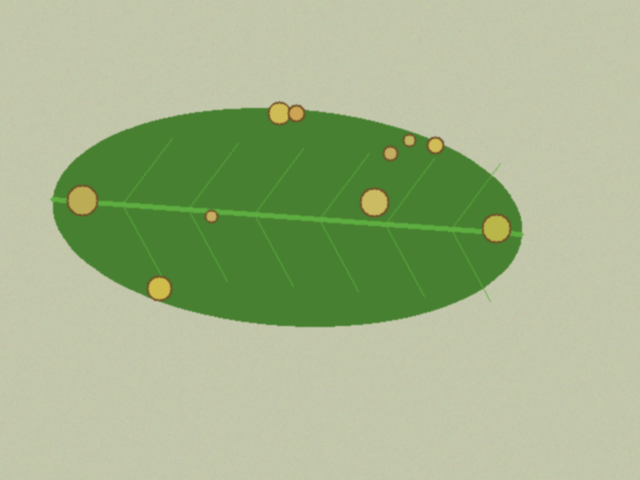
#> input picture data/sintetis/bersih/teh_041.png, 640 x 480 px, found by its file name
$ jupyter execute --allow-errors B2_citra_warna.ipynb   (shell and % lines are left out)
#> lines starting #> are read from the running program, lines starting #| are printed output that depends on the picture; after the words box and inside, x2 and y2 are one past the last pixel; in counts of white or black regions, pixels touching at a corner belong together
### src/utils_cv.py
"""utils_cv.py: fungsi bantu yang dipakai ulang sepanjang semester."""
import cv2
import numpy as np
import matplotlib.pyplot as plt


def baca(path):
    """Membaca citra dan langsung memberi pesan jelas bila gagal."""
    img = cv2.imread(path)
    if img is None:
        raise FileNotFoundError(f"Citra tidak ditemukan: {path}")
    return img


def tampil(daftar, judul, baris=1, ukuran=(14, 4)):
    """Menampilkan beberapa citra berdampingan. Citra 3 kanal dianggap BGR."""
    kolom = int(np.ceil(len(daftar) / baris))
    plt.figure(figsize=ukuran)
    for i, (im, jd) in enumerate(zip(daftar, judul)):
        plt.subplot(baris, kolom, i + 1)
        if im.ndim == 3:
            plt.imshow(cv2.cvtColor(im, cv2.COLOR_BGR2RGB))
        else:
            plt.imshow(im, cmap="gray", vmin=0, vmax=255)
        plt.title(jd)
        plt.axis("off")
    plt.tight_layout()


def kontras_bercak(kanal, mask_daun, mask_bercak):
    """KB = |rerata bercak - rerata daun sehat| / simpangan baku daun sehat.
    Makin besar KB, makin mudah bercak dipisahkan dari daun sehat."""
    k = kanal.astype(np.float64)
    sehat = (mask_daun > 0) & (mask_bercak == 0)
    bercak = mask_bercak > 0
    if bercak.sum() == 0:
        return float("nan")
    return abs(k[bercak].mean() - k[sehat].mean()) / (k[sehat].std() + 1e-6)


# [7 lines left out: function statistik, not called in this run]

### notebook/B2_citra_warna.ipynb
[cell 1]
import os, shutil
BASE = "/content/simuteh-2330511010"
for d in ["data/sintetis", "notebook", "src", "hasil", "laporan"]:
    os.makedirs(f"{BASE}/{d}", exist_ok=True)

from google.colab import files
up = files.upload()   # pilih buat_dataset_sintetis.py dan utils_cv.py dari folder src di laptopmu
#> the answer given: teh_041.png
for n in up:
    shutil.move(n, f"{BASE}/src/{n}")

os.chdir(BASE)
os.chdir(f"{BASE}/notebook")
print("Sekarang di:", os.getcwd())

[cell 2]
import sys
sys.path.append("../src")
import cv2, numpy as np, matplotlib.pyplot as plt
from utils_cv import baca, tampil, kontras_bercak

[cell 3]
# Kode 2.1 Pemisahan kanal dan Kontras Bercak
nama = "teh_041.png" # kelas berat, kondisi normal
img = baca(f"../data/sintetis/citra/{nama}")
#> in baca, img is the input picture: shape (480, 640, 3); mean B, G, R 138.9, 180.8, 163.5
md = cv2.imread(f"../data/sintetis/mask_daun/{nama}", 0)
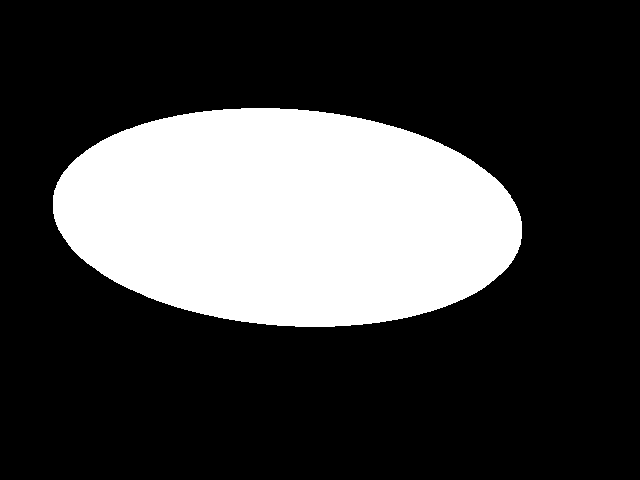
#> input picture data/sintetis/mask_daun/teh_041.png, 640 x 480 px
#> md: shape (480, 640); 26.1% white; 1 white region, box (x1, y1, x2, y2) and area: (53, 108, 522, 327) 80177
mb = cv2.imread(f"../data/sintetis/mask_bercak/{nama}", 0)
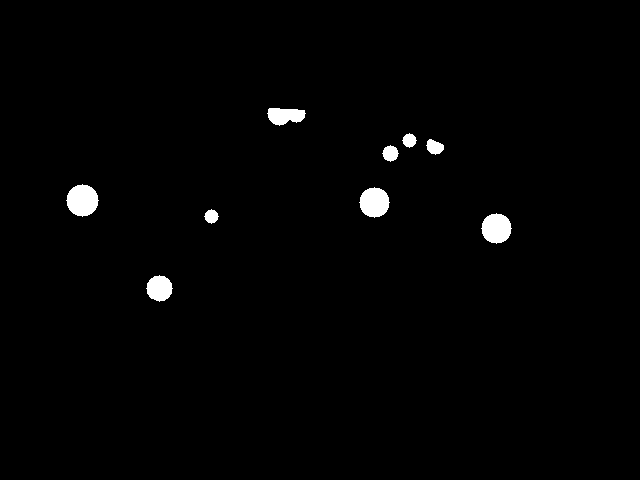
#> input picture data/sintetis/mask_bercak/teh_041.png, 640 x 480 px
#> mb: shape (480, 640); 1.3% white; 9 white regions, largest, box (x1, y1, x2, y2) and area: (66, 184, 99, 217) 797, (359, 187, 390, 218) 709, (481, 213, 512, 244) 709
gray = cv2.cvtColor(img, cv2.COLOR_BGR2GRAY)
hsv = cv2.cvtColor(img, cv2.COLOR_BGR2HSV)
#> hsv: shape (480, 640, 3); mean H, S, V 38.5, 67.9, 181
b, g, r = cv2.split(img)
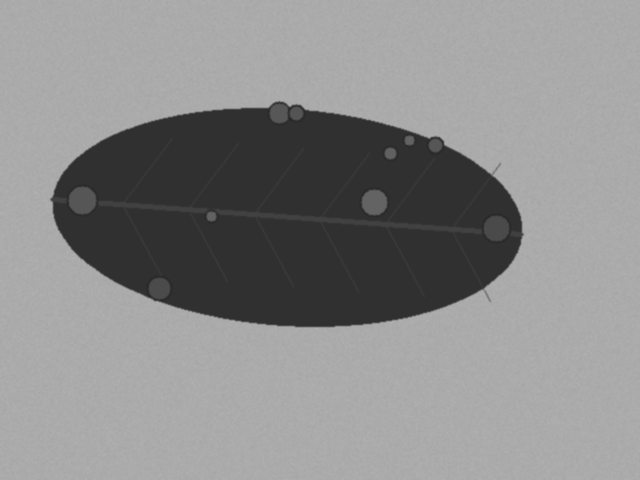
#> b: shape (480, 640); min 40, max 175, mean 138.9
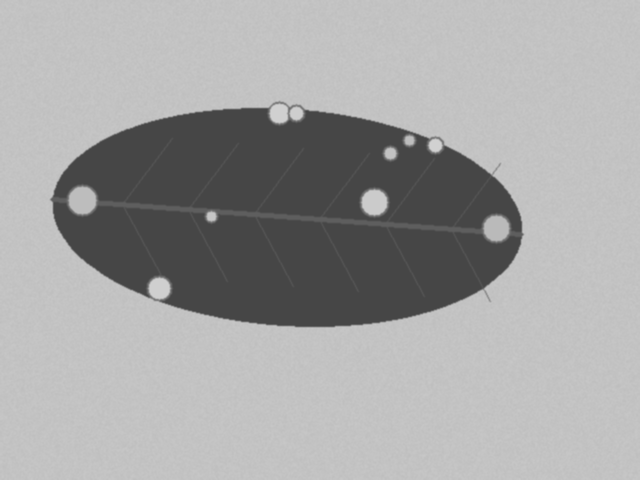
#> r: shape (480, 640); min 70, max 209, mean 163.5
h, s, v = cv2.split(hsv)
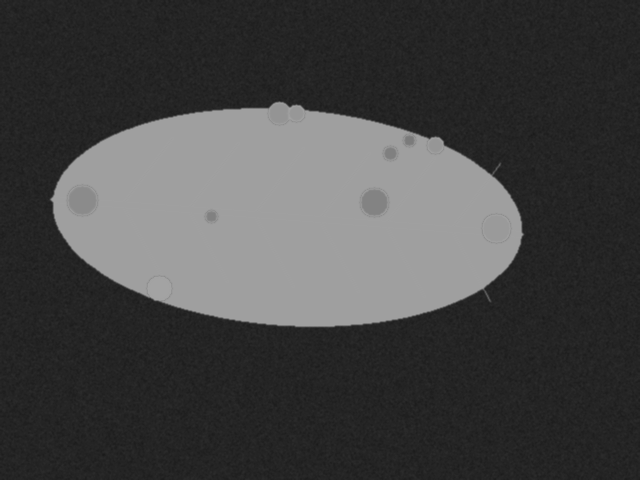
#> s: shape (480, 640); min 26, max 163, mean 67.9
kanal = {"B": b, "G": g, "R": r, "Gray": gray, "H": h, "S": s, "V": v}
tampil([img] + list(kanal.values()), ["Asli"] + list(kanal.keys()),
       baris=2, ukuran=(14, 6))
#> in tampil, `kolom = int(np.ceil(len(daftar) / baris))`: kolom = 4
#> the loop in tampil, `for i, (im, jd) in enumerate(zip(daftar, judul)):` made 8 passes
#> jd on passes 1 to 8: 'Asli', 'B', 'G', 'R', 'Gray', 'H', 'S', 'V'
plt.savefig("../hasil/b2_panel_kanal.png", dpi=120)   # <-- baris baru
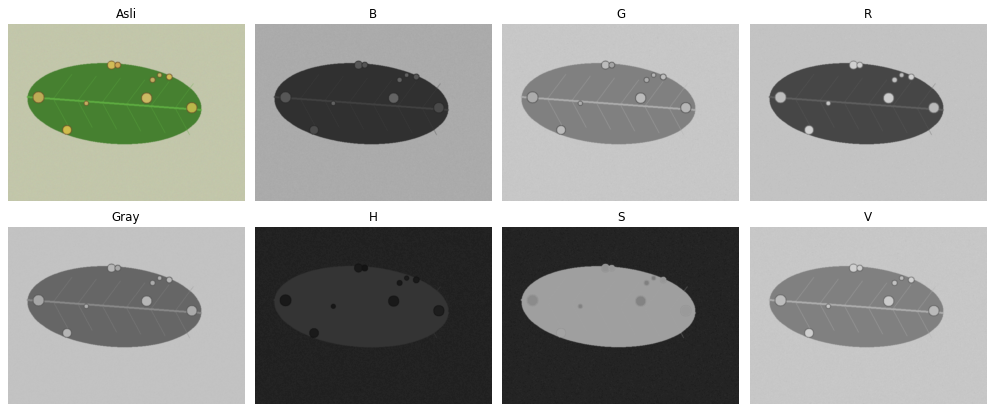
#> figure drawn by matplotlib, 8 panels
for nm, c in kanal.items():
    print(f"KB kanal {nm:4s}: {kontras_bercak(c, md, mb):.2f}")
#> this loop made 7 passes
#| KB kanal B   : 5.38
#| KB kanal G   : 3.39
#| KB kanal R   : 18.70
#| KB kanal Gray: 7.78
#| KB kanal H   : 40.97
#| KB kanal S   : 2.42
#| KB kanal V   : 5.65
#> pass 1, in kontras_bercak, `sehat = (mask_daun > 0) & (mask_bercak == 0)`:
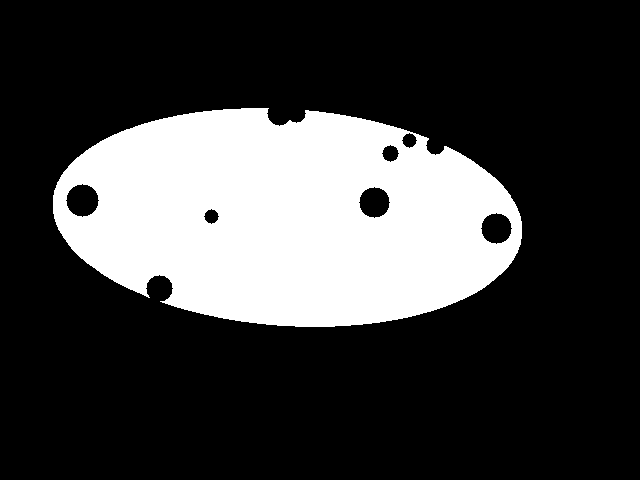
#> sehat: shape (480, 640) bool; 24.8% white; 1 white region, box (x1, y1, x2, y2) and area: (53, 108, 522, 327) 76243

[cell 4]
# Kode 2.2 Sampling dan kuantisasi
# sampling: perkecil lalu perbesar kembali ke ukuran semula
for fx in [0.5, 0.2, 0.1, 0.05]:
    kecil = cv2.resize(gray, None, fx=fx, fy=fx, interpolation=cv2.INTER_AREA)
    besar = cv2.resize(kecil, gray.shape[::-1],
                       interpolation=cv2.INTER_NEAREST)
    print(f"fx={fx}: ukuran {kecil.shape}, KB={kontras_bercak(besar, md, mb):.2f}")
#> this loop made 4 passes
#| fx=0.5: ukuran (240, 320), KB=7.08
#| fx=0.2: ukuran (96, 128), KB=5.54
#| fx=0.1: ukuran (48, 64), KB=3.81
#| fx=0.05: ukuran (24, 32), KB=1.70
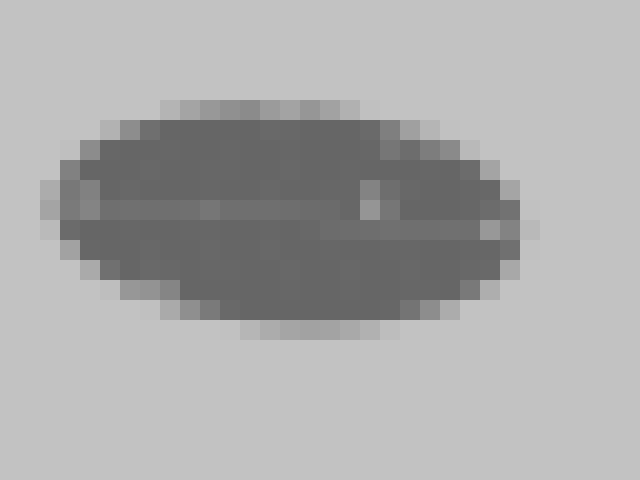
#> besar: shape (480, 640); min 102, max 194, mean 170.9
# kuantisasi: sisakan k bit
for k in [1, 2, 3, 4, 8]:
    langkah = 256 // (2 ** k)
    kuant = (gray // langkah) * langkah
    print(f"k={k}: {len(np.unique(kuant))} level, "
          f"KB={kontras_bercak(kuant, md, mb):.2f}")
#> this loop made 5 passes
#| k=1: 2 level, KB=4.07
#| k=2: 3 level, KB=4.07
#| k=3: 5 level, KB=6.82
#| k=4: 8 level, KB=7.55
#| k=8: 110 level, KB=7.78
#> pass 1, `kuant = (gray // langkah) * langkah`:
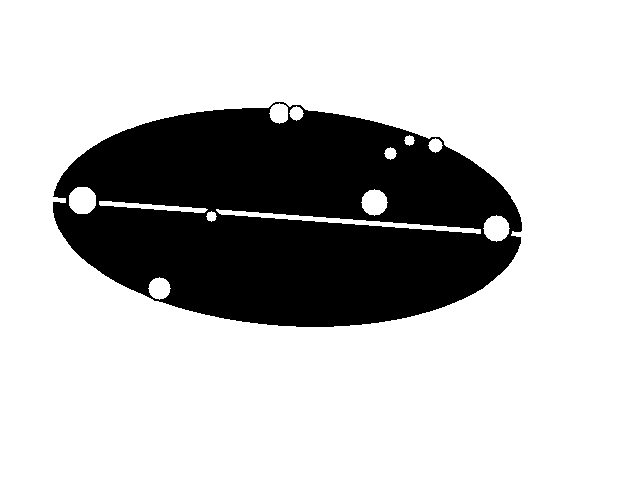
#> kuant: shape (480, 640); values 0 (black) and 128 (white), 75.5% white; 1 black region, box (x1, y1, x2, y2) and area: (53, 102, 522, 327) 75231

[cell 5]
# Menampilkan Hasil citra
fig, ax = plt.subplots(2, 5, figsize=(16, 6))
ax[0, 0].imshow(gray, cmap="gray"); ax[0, 0].set_title("asli")
for i, fx in enumerate([0.5, 0.2, 0.1, 0.05]):
    kecil = cv2.resize(gray, None, fx=fx, fy=fx, interpolation=cv2.INTER_AREA)
    besar = cv2.resize(kecil, gray.shape[::-1], interpolation=cv2.INTER_NEAREST)
    ax[0, i+1].imshow(besar, cmap="gray"); ax[0, i+1].set_title(f"fx={fx}")
ax[1, 0].imshow(gray, cmap="gray"); ax[1, 0].set_title("8 bit")
for i, k in enumerate([1, 2, 3, 4]):
    langkah = 256 // (2 ** k)
    kuant = (gray // langkah) * langkah
    ax[1, i+1].imshow(kuant, cmap="gray", vmin=0, vmax=255); ax[1, i+1].set_title(f"k={k} bit")
for a in ax.ravel(): a.axis("off")
#> this loop made 10 passes
plt.tight_layout()
plt.savefig("../hasil/b2_sampling_kuantisasi.png", dpi=110)
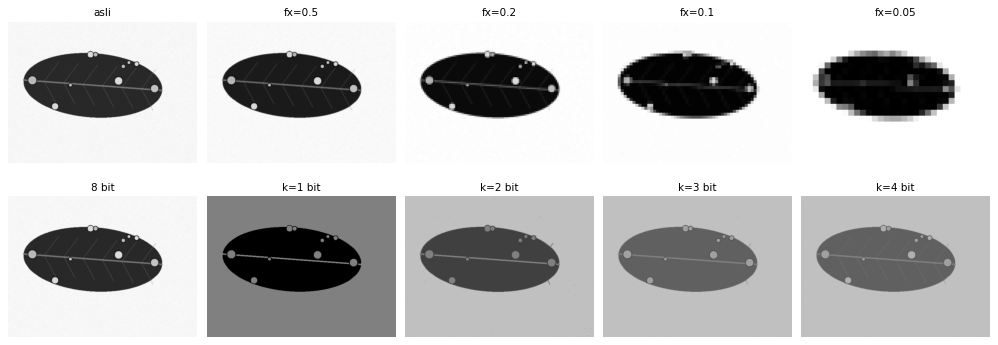
#> figure drawn by matplotlib, 10 panels
